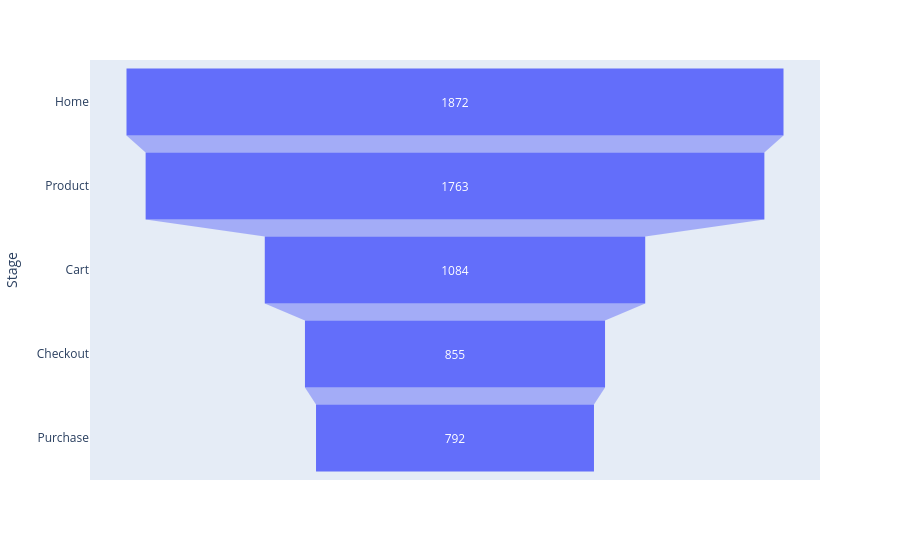

Write notebook code for a chart like this one.
### Markdown cell above
## Funnel Visualization by plotly.express chart

### Code cell
import plotly.express as px

fig = px.funnel(funnel_df, x='Users', y='Stage')
fig.show()

### Figure 1 — Plotly figure (JSON) as saved in the notebook; plotly's stock layout.template omitted (floating-point values rounded to 4 significant figures)
{"data": [{"hovertemplate": "Users=%{x}<br>Stage=%{y}<extra></extra>", "legendgroup": "", "marker": {"color": "#636efa"}, "name": "", "orientation": "h", "showlegend": false, "type": "funnel", "x": [1872, 1763, 1084, 855, 792], "xaxis": "x", "y": ["Home", "Product", "Cart", "Checkout", "Purchase"], "yaxis": "y"}], "layout": {"legend": {"tracegroupgap": 0}, "margin": {"t": 60}, "xaxis": {"anchor": "y", "domain": [0, 1], "title": {"text": "Users"}}, "yaxis": {"anchor": "x", "domain": [0, 1], "title": {"text": "Stage"}}}}
